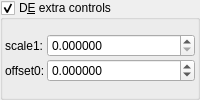
    <widget class="MyGroupBox" name="groupCheck_analyticDE_enabled_false">
     <property name="toolTip">
      <string>&lt;html&gt;&lt;head/&gt;&lt;body&gt;&lt;p&gt;Adjusts the DE every time this slot is iterated.&lt;/p&gt;&lt;p&gt;The aim is to keep these parameters as low as possible.&lt;/p&gt;&lt;p&gt;High values improve the DE, but detail is lost.&lt;/p&gt;&lt;p&gt;Occasionally a negative Offset value is used. &lt;/p&gt;&lt;/body&gt;&lt;/html&gt;</string>
     </property>
     <property name="title">
      <string>D&amp;E extra controls</string>
     </property>
     <property name="checkable">
      <bool>true</bool>
     </property>
     <layout class="QVBoxLayout" name="verticalLayout_13" stretch="0">
      <property name="spacing">
       <number>2</number>
      </property>
      <property name="leftMargin">
       <number>2</number>
      </property>
      <property name="topMargin">
       <number>2</number>
      </property>
      <property name="rightMargin">
       <number>2</number>
      </property>
      <property name="bottomMargin">
       <number>2</number>
      </property>
      <item>
       <layout class="QGridLayout" name="gridLayout_27" columnstretch="0,0,1">
        <property name="spacing">
         <number>2</number>
        </property>
        <item row="1" column="1">
         <widget class="QLabel" name="label_177">
          <property name="text">
           <string>offset0:</string>
          </property>
         </widget>
        </item>
        <item row="1" column="2">
         <widget class="MyDoubleSpinBox" name="spinbox_analyticDE_offset_0">
          <property name="sizePolicy">
           <sizepolicy hsizetype="Minimum" vsizetype="Maximum">
            <horstretch>0</horstretch>
            <verstretch>0</verstretch>
           </sizepolicy>
          </property>
          <property name="prefix">
           <string/>
          </property>
          <property name="suffix">
           <string/>
          </property>
          <property name="decimals">
           <number>6</number>
          </property>
          <property name="minimum">
           <double>-99.989999999999995</double>
          </property>
          <property name="maximum">
           <double>99.989999999999995</double>
          </property>
          <property name="singleStep">
           <double>0.100000000000000</double>
          </property>
         </widget>
        </item>
        <item row="0" column="2">
         <widget class="MyDoubleSpinBox" name="spinbox_analyticDE_scale_1">
          <property name="sizePolicy">
           <sizepolicy hsizetype="Minimum" vsizetype="Maximum">
            <horstretch>0</horstretch>
            <verstretch>0</verstretch>
           </sizepolicy>
          </property>
          <property name="prefix">
           <string/>
          </property>
          <property name="suffix">
           <string/>
          </property>
          <property name="decimals">
           <number>6</number>
          </property>
          <property name="minimum">
           <double>0.000000000000000</double>
          </property>
          <property name="maximum">
           <double>99.989999999999995</double>
          </property>
          <property name="singleStep">
           <double>0.100000000000000</double>
          </property>
         </widget>
        </item>
        <item row="0" column="1">
         <widget class="QLabel" name="label_182">
          <property name="text">
           <string>scale1:</string>
          </property>
         </widget>
        </item>
       </layout>
      </item>
     </layout>
    </widget>
